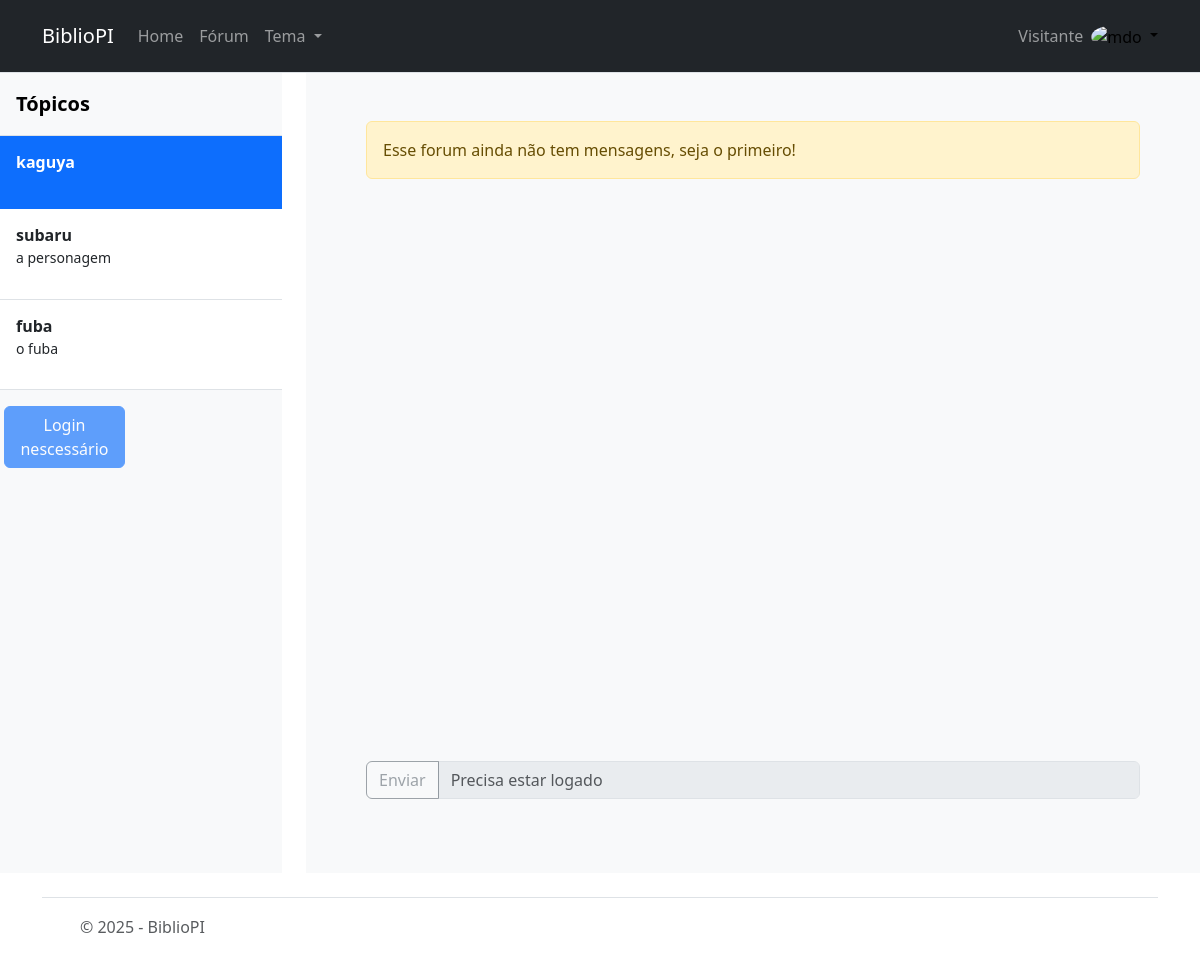
/forum/1/, run on the app's committed database.
### app/models.py (models this page shows, shortened)
class Topico(models.Model):
    nome = models.CharField(max_length=200, verbose_name="Nome do post")
    desc = models.CharField(max_length=200, verbose_name="Descrição do post")
    class Meta:
        verbose_name = "Topico"
        verbose_name_plural = "Topicos"

### app/views.py (the view, shortened to what this page needs)
# urls.py: path("forum/", ForumView.as_view(), name='forum_lista'),
class ForumView(View):
    def get(self, request, topico_id=None):
        topicos = Topico.objects.all()
        if topico_id is None:
            return render(request, "forum.html", {"topicos": topicos, "topico": None, "mensagens": None})
        topico = get_object_or_404(Topico, id=topico_id)
        mensagens = Mensagem.objects.filter(topico=topico).order_by("criado_em")
        return render(request, "forum.html", {"topicos": topicos, "topico": topico, "mensagens": mensagens})

### app/templates/forum.html (shortened to what this page needs)
{% extends "base.html" %}
{% block content %}
    <div class="row">
        <div class="col-3">
            {% include "partials/sidebar.html" %}
        </div>
        <div class="col-9">
            {% if topico %}
            {% include "chat.html" %}
            {% else %}
            <div class="container p-5">
                <div class="alert alert-warning" role="alert">
                    Escolha um tópico
                </div>
            </div>
            {% endif %}
        </div>
    </div>
{% endblock %}

### app/templates/partials/sidebar.html (shortened to what this page needs)
<div class="flex-column align-items-stretch flex-shrink-0 bg-body-tertiary"
    style="height: 100vh; overflow-y: auto; overflow-x: hidden;">
    <a href="/"
        class="d-flex align-items-center flex-shrink-0 p-3 link-body-emphasis text-decoration-none border-bottom">
        <span class="fs-5 fw-semibold">Tópicos</span>
    </a>
    <div class="list-group list-group-flush border-bottom scrollarea" id="lista-topicos">
        {% for topico in topicos %}
        <a href="{% url 'forum' topico.id %}" class="list-group-item list-group-item-action py-3 lh-sm"
            aria-current="true">
            <div class="d-flex w-100 align-items-center justify-content-between">
                <strong class="mb-1">{{ topico.nome }}</strong>
            </div>
            <div class="col-10 mb-1 small">
                <p>{{ topico.desc }}</p>
            </div>
        </a>
        {% endfor %}
    </div>
    <div class="row">
        <div class="col-md-6 p-3">
            {% if user.is_authenticated %}
            <button type="button" class="btn btn-primary" data-bs-toggle="modal" data-bs-target="#modalNovoTopico">
                Adicionar Tópico
            </button>
            {% else %}
            <button type="button" class="btn btn-primary" disabled>Login nescessário</button>
            {% endif %}
        </div>
    </div>
</div>

### app/templates/forum.html (style rules this page uses)
html { overflow-x: hidden; }

### data on the page
Topico: nome "kaguya"
Topico: nome "subaru", desc "a personagem"
Topico: nome "fuba", desc "o fuba"
